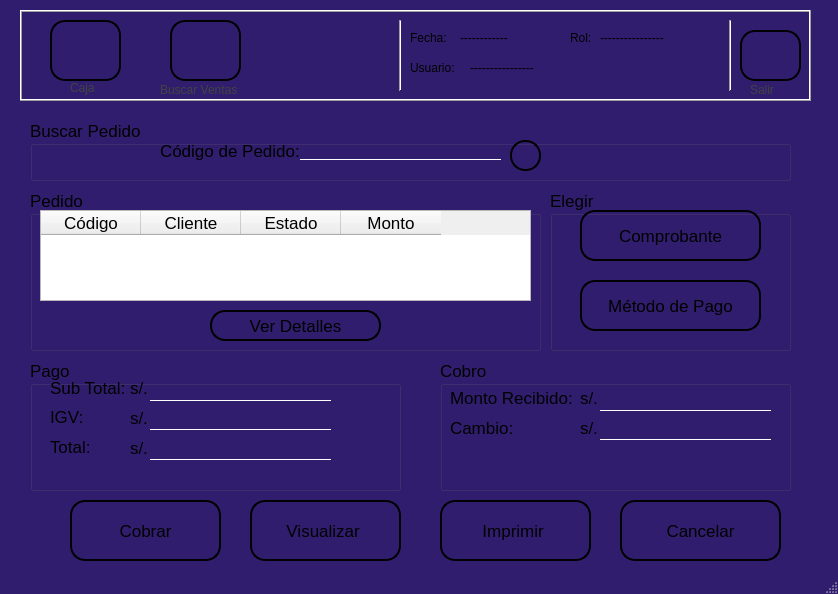
<?xml version="1.0" encoding="UTF-8"?>
<ui version="4.0">
 <class>MainWindow</class>
 <widget class="QMainWindow" name="MainWindow">
  <property name="enabled">
   <bool>true</bool>
  </property>
  <property name="geometry">
   <rect>
    <x>0</x>
    <y>0</y>
    <width>838</width>
    <height>594</height>
   </rect>
  </property>
  <property name="windowTitle">
   <string>Sistema Ventas FERRETERIA TERAN</string>
  </property>
  <property name="windowIcon">
   <iconset resource="../../Imagenes/imagenes_proyecto.qrc">
    <normaloff>:/iconos/Principal.ico</normaloff>:/iconos/Principal.ico</iconset>
  </property>
  <property name="statusTip">
   <string notr="true"/>
  </property>
  <property name="styleSheet">
   <string notr="true">QPushButton{border-radius:15px;
border:2px solid black;
}

QPushButton:hover{

	background-color: rgb(2, 198, 201);
}
QPushButton:pressed { 
	
	background-color: rgb(32, 90, 143);
	border-style: inset;
}
QLineEdit{
background:transparent;
border:none;
border-bottom:1px solid white;
	font: 57 12pt &quot;Roboto&quot;;
}
QMainWindow{
	background-color: rgb(49, 29, 110);
}</string>
  </property>
  <widget class="QWidget" name="centralwidget">
   <widget class="QLabel" name="fondo_">
    <property name="geometry">
     <rect>
      <x>-10</x>
      <y>0</y>
      <width>851</width>
      <height>581</height>
     </rect>
    </property>
    <property name="text">
     <string/>
    </property>
    <property name="pixmap">
     <pixmap resource="../../Imagenes/imagenes_proyecto.qrc">:/iconos/fondo2.PNG</pixmap>
    </property>
    <property name="scaledContents">
     <bool>true</bool>
    </property>
   </widget>
   <widget class="QFrame" name="Marco_Botones">
    <property name="geometry">
     <rect>
      <x>20</x>
      <y>10</y>
      <width>791</width>
      <height>91</height>
     </rect>
    </property>
    <property name="frameShape">
     <enum>QFrame::Box</enum>
    </property>
    <property name="frameShadow">
     <enum>QFrame::Raised</enum>
    </property>
    <widget class="QPushButton" name="mb_btn_caja">
     <property name="geometry">
      <rect>
       <x>30</x>
       <y>10</y>
       <width>71</width>
       <height>61</height>
      </rect>
     </property>
     <property name="styleSheet">
      <string notr="true">border-radius:15px;
border:2px solid black;</string>
     </property>
     <property name="text">
      <string/>
     </property>
     <property name="icon">
      <iconset resource="../../Imagenes/imagenes_proyecto.qrc">
       <normaloff>:/iconos/cashier.png</normaloff>:/iconos/cashier.png</iconset>
     </property>
     <property name="iconSize">
      <size>
       <width>70</width>
       <height>70</height>
      </size>
     </property>
    </widget>
    <widget class="QLabel" name="mb_lbl_caja">
     <property name="geometry">
      <rect>
       <x>50</x>
       <y>70</y>
       <width>47</width>
       <height>16</height>
      </rect>
     </property>
     <property name="styleSheet">
      <string notr="true">font: bold 10pt &quot;Roboto&quot;;
color:rgb(66, 66, 66)</string>
     </property>
     <property name="text">
      <string>Caja</string>
     </property>
    </widget>
    <widget class="QLabel" name="mb_lbl_buscarVentas">
     <property name="geometry">
      <rect>
       <x>140</x>
       <y>70</y>
       <width>101</width>
       <height>20</height>
      </rect>
     </property>
     <property name="styleSheet">
      <string notr="true">font: bold 10pt &quot;Roboto&quot;;
color:rgb(66, 66, 66)</string>
     </property>
     <property name="text">
      <string>Buscar Ventas</string>
     </property>
    </widget>
    <widget class="QPushButton" name="mb_btn_buscarVent">
     <property name="geometry">
      <rect>
       <x>150</x>
       <y>10</y>
       <width>71</width>
       <height>61</height>
      </rect>
     </property>
     <property name="palette">
      <palette>
       <active/>
       <inactive/>
       <disabled/>
      </palette>
     </property>
     <property name="styleSheet">
      <string notr="true">border-radius:15px;
border:2px solid black;</string>
     </property>
     <property name="text">
      <string/>
     </property>
     <property name="icon">
      <iconset resource="../../Imagenes/imagenes_proyecto.qrc">
       <normaloff>:/iconos/search_sale.png</normaloff>:/iconos/search_sale.png</iconset>
     </property>
     <property name="iconSize">
      <size>
       <width>50</width>
       <height>50</height>
      </size>
     </property>
    </widget>
    <widget class="QLabel" name="mb_fecha">
     <property name="geometry">
      <rect>
       <x>390</x>
       <y>20</y>
       <width>51</width>
       <height>16</height>
      </rect>
     </property>
     <property name="styleSheet">
      <string notr="true">font: 57 11pt &quot;Roboto&quot;;</string>
     </property>
     <property name="text">
      <string>Fecha:</string>
     </property>
    </widget>
    <widget class="Line" name="separador_1">
     <property name="geometry">
      <rect>
       <x>370</x>
       <y>10</y>
       <width>20</width>
       <height>71</height>
      </rect>
     </property>
     <property name="orientation">
      <enum>Qt::Vertical</enum>
     </property>
    </widget>
    <widget class="QLabel" name="mb_Rol">
     <property name="geometry">
      <rect>
       <x>550</x>
       <y>20</y>
       <width>31</width>
       <height>16</height>
      </rect>
     </property>
     <property name="styleSheet">
      <string notr="true">font: 57 11pt &quot;Roboto&quot;;</string>
     </property>
     <property name="text">
      <string>Rol:</string>
     </property>
    </widget>
    <widget class="QLabel" name="mb_Usuario">
     <property name="geometry">
      <rect>
       <x>390</x>
       <y>50</y>
       <width>61</width>
       <height>16</height>
      </rect>
     </property>
     <property name="styleSheet">
      <string notr="true">font: 57 11pt &quot;Roboto&quot;;</string>
     </property>
     <property name="text">
      <string>Usuario:</string>
     </property>
    </widget>
    <widget class="QPushButton" name="mb_btn_Salir">
     <property name="geometry">
      <rect>
       <x>720</x>
       <y>20</y>
       <width>61</width>
       <height>51</height>
      </rect>
     </property>
     <property name="styleSheet">
      <string notr="true">border-radius:15px;
border:2px solid black;</string>
     </property>
     <property name="text">
      <string/>
     </property>
     <property name="icon">
      <iconset resource="../../Imagenes/imagenes_proyecto.qrc">
       <normaloff>:/iconos/logout.png</normaloff>:/iconos/logout.png</iconset>
     </property>
     <property name="iconSize">
      <size>
       <width>50</width>
       <height>50</height>
      </size>
     </property>
    </widget>
    <widget class="Line" name="separador_2">
     <property name="geometry">
      <rect>
       <x>700</x>
       <y>10</y>
       <width>20</width>
       <height>71</height>
      </rect>
     </property>
     <property name="orientation">
      <enum>Qt::Vertical</enum>
     </property>
    </widget>
    <widget class="QLabel" name="mbl_Salir">
     <property name="geometry">
      <rect>
       <x>730</x>
       <y>70</y>
       <width>41</width>
       <height>20</height>
      </rect>
     </property>
     <property name="styleSheet">
      <string notr="true">font: bold 10pt &quot;Roboto&quot;;
color:rgb(66, 66, 66)</string>
     </property>
     <property name="text">
      <string>Salir</string>
     </property>
    </widget>
    <widget class="QLabel" name="lbl_fecha_res">
     <property name="geometry">
      <rect>
       <x>440</x>
       <y>20</y>
       <width>101</width>
       <height>16</height>
      </rect>
     </property>
     <property name="text">
      <string>------------</string>
     </property>
    </widget>
    <widget class="QLabel" name="lbl_rol_res">
     <property name="geometry">
      <rect>
       <x>580</x>
       <y>20</y>
       <width>101</width>
       <height>16</height>
      </rect>
     </property>
     <property name="text">
      <string>----------------</string>
     </property>
    </widget>
    <widget class="QLabel" name="lbl_username_res">
     <property name="geometry">
      <rect>
       <x>450</x>
       <y>50</y>
       <width>101</width>
       <height>16</height>
      </rect>
     </property>
     <property name="text">
      <string>----------------</string>
     </property>
    </widget>
   </widget>
   <widget class="QStackedWidget" name="stackedWidget">
    <property name="geometry">
     <rect>
      <x>20</x>
      <y>110</y>
      <width>791</width>
      <height>461</height>
     </rect>
    </property>
    <property name="currentIndex">
     <number>0</number>
    </property>
    <widget class="QWidget" name="A_Caja">
     <widget class="QLabel" name="fondo_1">
      <property name="geometry">
       <rect>
        <x>0</x>
        <y>0</y>
        <width>791</width>
        <height>461</height>
       </rect>
      </property>
      <property name="text">
       <string/>
      </property>
      <property name="pixmap">
       <pixmap resource="../../Imagenes/imagenes_proyecto.qrc">:/iconos/fondo2.PNG</pixmap>
      </property>
      <property name="scaledContents">
       <bool>true</bool>
      </property>
     </widget>
     <widget class="QGroupBox" name="gbBP_pedido">
      <property name="geometry">
       <rect>
        <x>10</x>
        <y>80</y>
        <width>511</width>
        <height>161</height>
       </rect>
      </property>
      <property name="font">
       <font>
        <pointsize>13</pointsize>
       </font>
      </property>
      <property name="title">
       <string>Pedido</string>
      </property>
      <widget class="QTableWidget" name="gbBPP_tv_pedido">
       <property name="geometry">
        <rect>
         <x>10</x>
         <y>20</y>
         <width>491</width>
         <height>91</height>
        </rect>
       </property>
       <column>
        <property name="text">
         <string>Código</string>
        </property>
       </column>
       <column>
        <property name="text">
         <string>Cliente</string>
        </property>
       </column>
       <column>
        <property name="text">
         <string>Estado</string>
        </property>
       </column>
       <column>
        <property name="text">
         <string>Monto</string>
        </property>
       </column>
      </widget>
      <widget class="QPushButton" name="gbBPP_btn_detalles">
       <property name="geometry">
        <rect>
         <x>180</x>
         <y>120</y>
         <width>171</width>
         <height>31</height>
        </rect>
       </property>
       <property name="font">
        <font>
         <pointsize>13</pointsize>
        </font>
       </property>
       <property name="styleSheet">
        <string notr="true">border-radius:15px;
border:2px solid black;</string>
       </property>
       <property name="text">
        <string>Ver Detalles</string>
       </property>
       <property name="icon">
        <iconset resource="../../Imagenes/imagenes_proyecto.qrc">
         <normaloff>:/iconos/show.png</normaloff>:/iconos/show.png</iconset>
       </property>
       <property name="iconSize">
        <size>
         <width>30</width>
         <height>30</height>
        </size>
       </property>
      </widget>
     </widget>
     <widget class="QGroupBox" name="gb_BuscarPedido">
      <property name="geometry">
       <rect>
        <x>10</x>
        <y>10</y>
        <width>761</width>
        <height>61</height>
       </rect>
      </property>
      <property name="font">
       <font>
        <pointsize>13</pointsize>
       </font>
      </property>
      <property name="title">
       <string>Buscar Pedido</string>
      </property>
      <widget class="QLabel" name="gbBP_lbl_codigo">
       <property name="geometry">
        <rect>
         <x>130</x>
         <y>20</y>
         <width>141</width>
         <height>21</height>
        </rect>
       </property>
       <property name="text">
        <string>Código de Pedido:</string>
       </property>
      </widget>
      <widget class="QLineEdit" name="gbBP_entry_codigo">
       <property name="geometry">
        <rect>
         <x>270</x>
         <y>20</y>
         <width>201</width>
         <height>20</height>
        </rect>
       </property>
      </widget>
      <widget class="QPushButton" name="gbBP_btn_buscarPe">
       <property name="geometry">
        <rect>
         <x>480</x>
         <y>20</y>
         <width>31</width>
         <height>31</height>
        </rect>
       </property>
       <property name="styleSheet">
        <string notr="true">border-radius:15px;
border:2px solid black;</string>
       </property>
       <property name="text">
        <string/>
       </property>
       <property name="icon">
        <iconset resource="../../Imagenes/imagenes_proyecto.qrc">
         <normaloff>:/iconos/search_normal.png</normaloff>:/iconos/search_normal.png</iconset>
       </property>
       <property name="iconSize">
        <size>
         <width>22</width>
         <height>26</height>
        </size>
       </property>
      </widget>
     </widget>
     <widget class="QGroupBox" name="gb_Elegir">
      <property name="geometry">
       <rect>
        <x>530</x>
        <y>80</y>
        <width>241</width>
        <height>161</height>
       </rect>
      </property>
      <property name="font">
       <font>
        <pointsize>13</pointsize>
       </font>
      </property>
      <property name="title">
       <string>Elegir</string>
      </property>
      <widget class="QPushButton" name="gbE_btn_comprobante">
       <property name="geometry">
        <rect>
         <x>30</x>
         <y>20</y>
         <width>181</width>
         <height>51</height>
        </rect>
       </property>
       <property name="font">
        <font>
         <pointsize>13</pointsize>
        </font>
       </property>
       <property name="styleSheet">
        <string notr="true">border-radius:15px;
border:2px solid black;</string>
       </property>
       <property name="text">
        <string>Comprobante</string>
       </property>
       <property name="icon">
        <iconset resource="../../Imagenes/imagenes_proyecto.qrc">
         <normaloff>:/iconos/createDocument.png</normaloff>:/iconos/createDocument.png</iconset>
       </property>
       <property name="iconSize">
        <size>
         <width>50</width>
         <height>50</height>
        </size>
       </property>
      </widget>
      <widget class="QPushButton" name="gbE_btn_metodoPago">
       <property name="geometry">
        <rect>
         <x>30</x>
         <y>90</y>
         <width>181</width>
         <height>51</height>
        </rect>
       </property>
       <property name="font">
        <font>
         <pointsize>13</pointsize>
        </font>
       </property>
       <property name="styleSheet">
        <string notr="true">border-radius:15px;
border:2px solid black;</string>
       </property>
       <property name="text">
        <string>Método de Pago</string>
       </property>
       <property name="icon">
        <iconset resource="../../Imagenes/imagenes_proyecto.qrc">
         <normaloff>:/iconos/payment.png</normaloff>:/iconos/payment.png</iconset>
       </property>
       <property name="iconSize">
        <size>
         <width>50</width>
         <height>50</height>
        </size>
       </property>
      </widget>
     </widget>
     <widget class="QGroupBox" name="gb_Pago">
      <property name="geometry">
       <rect>
        <x>10</x>
        <y>250</y>
        <width>371</width>
        <height>131</height>
       </rect>
      </property>
      <property name="font">
       <font>
        <pointsize>13</pointsize>
       </font>
      </property>
      <property name="title">
       <string>Pago</string>
      </property>
      <widget class="QLabel" name="gbPA_lbl_subtotal">
       <property name="geometry">
        <rect>
         <x>20</x>
         <y>20</y>
         <width>81</width>
         <height>16</height>
        </rect>
       </property>
       <property name="text">
        <string>Sub Total:</string>
       </property>
      </widget>
      <widget class="QLineEdit" name="gbPA_entry_subtotal">
       <property name="geometry">
        <rect>
         <x>120</x>
         <y>20</y>
         <width>181</width>
         <height>21</height>
        </rect>
       </property>
      </widget>
      <widget class="QLabel" name="gbPA_lbl_igv">
       <property name="geometry">
        <rect>
         <x>20</x>
         <y>50</y>
         <width>47</width>
         <height>13</height>
        </rect>
       </property>
       <property name="text">
        <string>IGV:</string>
       </property>
      </widget>
      <widget class="QLineEdit" name="gbPA_entry_igv">
       <property name="geometry">
        <rect>
         <x>120</x>
         <y>50</y>
         <width>181</width>
         <height>20</height>
        </rect>
       </property>
      </widget>
      <widget class="QLabel" name="gbPA_lbl_total">
       <property name="geometry">
        <rect>
         <x>20</x>
         <y>80</y>
         <width>47</width>
         <height>13</height>
        </rect>
       </property>
       <property name="text">
        <string>Total:</string>
       </property>
      </widget>
      <widget class="QLineEdit" name="gbPA_entry_total">
       <property name="geometry">
        <rect>
         <x>120</x>
         <y>80</y>
         <width>181</width>
         <height>20</height>
        </rect>
       </property>
      </widget>
      <widget class="QLabel" name="gbPA_lbl_signo">
       <property name="geometry">
        <rect>
         <x>100</x>
         <y>20</y>
         <width>21</width>
         <height>16</height>
        </rect>
       </property>
       <property name="text">
        <string>s/.</string>
       </property>
      </widget>
      <widget class="QLabel" name="gbPA_lbl_signo_2">
       <property name="geometry">
        <rect>
         <x>100</x>
         <y>50</y>
         <width>21</width>
         <height>16</height>
        </rect>
       </property>
       <property name="text">
        <string>s/.</string>
       </property>
      </widget>
      <widget class="QLabel" name="gbPA_lbl_signo_3">
       <property name="geometry">
        <rect>
         <x>100</x>
         <y>80</y>
         <width>21</width>
         <height>16</height>
        </rect>
       </property>
       <property name="text">
        <string>s/.</string>
       </property>
      </widget>
     </widget>
     <widget class="QGroupBox" name="gb_Cobro">
      <property name="geometry">
       <rect>
        <x>420</x>
        <y>250</y>
        <width>351</width>
        <height>131</height>
       </rect>
      </property>
      <property name="font">
       <font>
        <pointsize>13</pointsize>
       </font>
      </property>
      <property name="title">
       <string>Cobro</string>
      </property>
      <widget class="QLabel" name="gbC_lbl_montoRec">
       <property name="geometry">
        <rect>
         <x>10</x>
         <y>30</y>
         <width>131</width>
         <height>16</height>
        </rect>
       </property>
       <property name="text">
        <string>Monto Recibido:</string>
       </property>
      </widget>
      <widget class="QLineEdit" name="gbC_entry_montoRec">
       <property name="geometry">
        <rect>
         <x>160</x>
         <y>30</y>
         <width>171</width>
         <height>21</height>
        </rect>
       </property>
      </widget>
      <widget class="QLabel" name="gbC_lbl_cambio">
       <property name="geometry">
        <rect>
         <x>10</x>
         <y>60</y>
         <width>71</width>
         <height>16</height>
        </rect>
       </property>
       <property name="text">
        <string>Cambio:</string>
       </property>
      </widget>
      <widget class="QLineEdit" name="gbC_entry_cambio">
       <property name="geometry">
        <rect>
         <x>160</x>
         <y>60</y>
         <width>171</width>
         <height>20</height>
        </rect>
       </property>
      </widget>
      <widget class="QLabel" name="gbC_lbl_signo">
       <property name="geometry">
        <rect>
         <x>140</x>
         <y>30</y>
         <width>21</width>
         <height>16</height>
        </rect>
       </property>
       <property name="text">
        <string>s/.</string>
       </property>
      </widget>
      <widget class="QLabel" name="gbC_lbl_signo_2">
       <property name="geometry">
        <rect>
         <x>140</x>
         <y>60</y>
         <width>21</width>
         <height>16</height>
        </rect>
       </property>
       <property name="text">
        <string>s/.</string>
       </property>
      </widget>
     </widget>
     <widget class="QPushButton" name="ACaja_btn_cobrar">
      <property name="geometry">
       <rect>
        <x>50</x>
        <y>390</y>
        <width>151</width>
        <height>61</height>
       </rect>
      </property>
      <property name="font">
       <font>
        <pointsize>13</pointsize>
       </font>
      </property>
      <property name="styleSheet">
       <string notr="true">border-radius:15px;
border:2px solid black;</string>
      </property>
      <property name="text">
       <string>Cobrar</string>
      </property>
      <property name="icon">
       <iconset resource="../../Imagenes/imagenes_proyecto.qrc">
        <normaloff>:/iconos/charge.png</normaloff>:/iconos/charge.png</iconset>
      </property>
      <property name="iconSize">
       <size>
        <width>50</width>
        <height>50</height>
       </size>
      </property>
     </widget>
     <widget class="QPushButton" name="ACaja_btn_visualizar">
      <property name="geometry">
       <rect>
        <x>230</x>
        <y>390</y>
        <width>151</width>
        <height>61</height>
       </rect>
      </property>
      <property name="font">
       <font>
        <pointsize>13</pointsize>
       </font>
      </property>
      <property name="styleSheet">
       <string notr="true">border-radius:15px;
border:2px solid black;</string>
      </property>
      <property name="text">
       <string>Visualizar </string>
      </property>
      <property name="icon">
       <iconset resource="../../Imagenes/imagenes_proyecto.qrc">
        <normaloff>:/iconos/view.png</normaloff>:/iconos/view.png</iconset>
      </property>
      <property name="iconSize">
       <size>
        <width>50</width>
        <height>50</height>
       </size>
      </property>
     </widget>
     <widget class="QPushButton" name="ACaja_btn_imprimirCom">
      <property name="geometry">
       <rect>
        <x>420</x>
        <y>390</y>
        <width>151</width>
        <height>61</height>
       </rect>
      </property>
      <property name="font">
       <font>
        <pointsize>13</pointsize>
       </font>
      </property>
      <property name="styleSheet">
       <string notr="true">border-radius:15px;
border:2px solid black;</string>
      </property>
      <property name="text">
       <string>Imprimir </string>
      </property>
      <property name="icon">
       <iconset resource="../../Imagenes/imagenes_proyecto.qrc">
        <normaloff>:/iconos/print.png</normaloff>:/iconos/print.png</iconset>
      </property>
      <property name="iconSize">
       <size>
        <width>50</width>
        <height>50</height>
       </size>
      </property>
     </widget>
     <widget class="QPushButton" name="ACaja_btn_cancelar">
      <property name="geometry">
       <rect>
        <x>600</x>
        <y>390</y>
        <width>161</width>
        <height>61</height>
       </rect>
      </property>
      <property name="font">
       <font>
        <pointsize>13</pointsize>
       </font>
      </property>
      <property name="styleSheet">
       <string notr="true">border-radius:15px;
border:2px solid black;</string>
      </property>
      <property name="text">
       <string>Cancelar</string>
      </property>
      <property name="icon">
       <iconset resource="../../Imagenes/imagenes_proyecto.qrc">
        <normaloff>:/iconos/delete.png</normaloff>:/iconos/delete.png</iconset>
      </property>
      <property name="iconSize">
       <size>
        <width>50</width>
        <height>50</height>
       </size>
      </property>
     </widget>
    </widget>
    <widget class="QWidget" name="A_BuscarPedido">
     <widget class="QGroupBox" name="gb_BuscarVenta">
      <property name="geometry">
       <rect>
        <x>10</x>
        <y>10</y>
        <width>761</width>
        <height>131</height>
       </rect>
      </property>
      <property name="font">
       <font>
        <pointsize>13</pointsize>
       </font>
      </property>
      <property name="title">
       <string>Buscar Ventas</string>
      </property>
      <widget class="QLabel" name="gbBV_lbl_codigo">
       <property name="geometry">
        <rect>
         <x>150</x>
         <y>40</y>
         <width>191</width>
         <height>21</height>
        </rect>
       </property>
       <property name="font">
        <font>
         <pointsize>13</pointsize>
        </font>
       </property>
       <property name="text">
        <string>Codigo de Comprobante:</string>
       </property>
      </widget>
      <widget class="QLineEdit" name="gbBV_entry_codigoCom">
       <property name="geometry">
        <rect>
         <x>350</x>
         <y>40</y>
         <width>201</width>
         <height>20</height>
        </rect>
       </property>
      </widget>
      <widget class="QPushButton" name="gbBV_btn_buscarPedido">
       <property name="geometry">
        <rect>
         <x>590</x>
         <y>40</y>
         <width>91</width>
         <height>61</height>
        </rect>
       </property>
       <property name="styleSheet">
        <string notr="true">border-radius:15px;
border:2px solid black;</string>
       </property>
       <property name="text">
        <string/>
       </property>
       <property name="icon">
        <iconset resource="../../Imagenes/imagenes_proyecto.qrc">
         <normaloff>:/iconos/search_normal.png</normaloff>:/iconos/search_normal.png</iconset>
       </property>
       <property name="iconSize">
        <size>
         <width>60</width>
         <height>60</height>
        </size>
       </property>
      </widget>
      <widget class="QToolButton" name="gbBV_toolB_fechaDE">
       <property name="geometry">
        <rect>
         <x>340</x>
         <y>80</y>
         <width>25</width>
         <height>19</height>
        </rect>
       </property>
       <property name="text">
        <string>...</string>
       </property>
      </widget>
      <widget class="QLabel" name="gbBV_lbl_de">
       <property name="geometry">
        <rect>
         <x>150</x>
         <y>80</y>
         <width>47</width>
         <height>13</height>
        </rect>
       </property>
       <property name="font">
        <font>
         <pointsize>13</pointsize>
        </font>
       </property>
       <property name="text">
        <string>De:</string>
       </property>
      </widget>
      <widget class="QLineEdit" name="gbBV_entry_fechaAL">
       <property name="geometry">
        <rect>
         <x>390</x>
         <y>80</y>
         <width>131</width>
         <height>20</height>
        </rect>
       </property>
      </widget>
      <widget class="QLabel" name="gbBV_lbl_al">
       <property name="geometry">
        <rect>
         <x>370</x>
         <y>80</y>
         <width>21</width>
         <height>16</height>
        </rect>
       </property>
       <property name="text">
        <string>Al</string>
       </property>
      </widget>
      <widget class="QLineEdit" name="gbBV_entry_fechaDE">
       <property name="geometry">
        <rect>
         <x>180</x>
         <y>80</y>
         <width>151</width>
         <height>20</height>
        </rect>
       </property>
      </widget>
      <widget class="QToolButton" name="gbBV_toolB_fechaAL">
       <property name="geometry">
        <rect>
         <x>530</x>
         <y>80</y>
         <width>25</width>
         <height>19</height>
        </rect>
       </property>
       <property name="text">
        <string>...</string>
       </property>
      </widget>
      <widget class="QRadioButton" name="gbBV_rdbtn_codComprobante">
       <property name="geometry">
        <rect>
         <x>130</x>
         <y>40</y>
         <width>21</width>
         <height>17</height>
        </rect>
       </property>
       <property name="text">
        <string/>
       </property>
      </widget>
      <widget class="QRadioButton" name="gbBV_rdbtn_fechas">
       <property name="geometry">
        <rect>
         <x>130</x>
         <y>80</y>
         <width>21</width>
         <height>17</height>
        </rect>
       </property>
       <property name="text">
        <string/>
       </property>
      </widget>
     </widget>
     <widget class="QLabel" name="fondo_2">
      <property name="geometry">
       <rect>
        <x>0</x>
        <y>0</y>
        <width>791</width>
        <height>461</height>
       </rect>
      </property>
      <property name="text">
       <string/>
      </property>
      <property name="pixmap">
       <pixmap resource="../../Imagenes/imagenes_proyecto.qrc">:/iconos/fondo2.PNG</pixmap>
      </property>
      <property name="scaledContents">
       <bool>true</bool>
      </property>
     </widget>
     <widget class="QGroupBox" name="gb_Pedido">
      <property name="geometry">
       <rect>
        <x>10</x>
        <y>150</y>
        <width>761</width>
        <height>281</height>
       </rect>
      </property>
      <property name="font">
       <font>
        <pointsize>13</pointsize>
       </font>
      </property>
      <property name="title">
       <string>Pedido</string>
      </property>
      <widget class="QTableWidget" name="ABusVen_tv_pedido">
       <property name="geometry">
        <rect>
         <x>10</x>
         <y>20</y>
         <width>611</width>
         <height>91</height>
        </rect>
       </property>
       <column>
        <property name="text">
         <string>Código</string>
        </property>
       </column>
       <column>
        <property name="text">
         <string>Cliente</string>
        </property>
       </column>
       <column>
        <property name="text">
         <string>Monto</string>
        </property>
       </column>
       <column>
        <property name="text">
         <string>Método de Pago</string>
        </property>
       </column>
       <column>
        <property name="text">
         <string>Comprobante</string>
        </property>
       </column>
       <column>
        <property name="text">
         <string>Estado</string>
        </property>
       </column>
       <column>
        <property name="text">
         <string>Vendedor</string>
        </property>
       </column>
       <column>
        <property name="text">
         <string>Fecha</string>
        </property>
       </column>
      </widget>
      <widget class="QPushButton" name="gbP_btn_expandirPedido">
       <property name="geometry">
        <rect>
         <x>630</x>
         <y>30</y>
         <width>121</width>
         <height>61</height>
        </rect>
       </property>
       <property name="font">
        <font>
         <pointsize>13</pointsize>
        </font>
       </property>
       <property name="styleSheet">
        <string notr="true">border-radius:15px;
border:2px solid black;</string>
       </property>
       <property name="text">
        <string>Expandir</string>
       </property>
       <property name="icon">
        <iconset resource="../../Imagenes/imagenes_proyecto.qrc">
         <normaloff>:/iconos/Content.png</normaloff>:/iconos/Content.png</iconset>
       </property>
       <property name="iconSize">
        <size>
         <width>50</width>
         <height>50</height>
        </size>
       </property>
      </widget>
      <widget class="QTableWidget" name="ABusVen_tv_expandirPedido">
       <property name="geometry">
        <rect>
         <x>10</x>
         <y>130</y>
         <width>731</width>
         <height>141</height>
        </rect>
       </property>
       <column>
        <property name="text">
         <string>Código</string>
        </property>
       </column>
       <column>
        <property name="text">
         <string>Nombre</string>
        </property>
       </column>
       <column>
        <property name="text">
         <string>Marca</string>
        </property>
       </column>
       <column>
        <property name="text">
         <string>Descripcion</string>
        </property>
       </column>
       <column>
        <property name="text">
         <string>Cantidad</string>
        </property>
       </column>
      </widget>
     </widget>
     <zorder>fondo_2</zorder>
     <zorder>gb_BuscarVenta</zorder>
     <zorder>gb_Pedido</zorder>
    </widget>
   </widget>
  </widget>
  <widget class="QStatusBar" name="statusbar"/>
 </widget>
 <resources>
  <include location="../../Imagenes/imagenes_proyecto.qrc"/>
  <include location="../../Imagenes/imagenes_proyecto.qrc"/>
 </resources>
 <connections/>
</ui>
